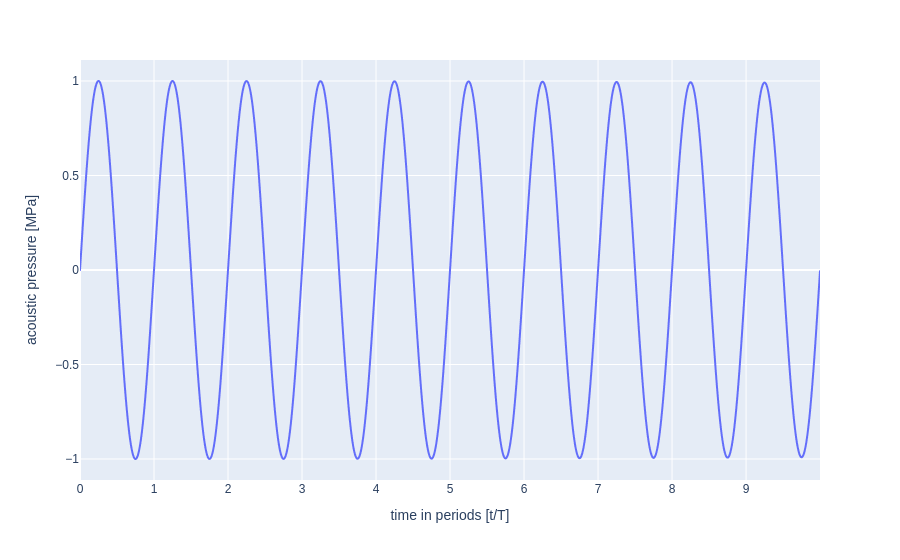

The notebook cell saved with this chart:
### Code cell
fig = px.line(
    x=BD_obj.time / period, y=BD_obj.npac_wave * BD_obj.medium_parameters["p0"] / 1e6
)
fig.update_layout(
    font_family="Arial",
    xaxis=dict(title="time in periods [t/T]"),
    yaxis=dict(title="acoustic pressure [MPa]"),
)
fig.show()
# pio.write_image(fig, "test.pdf", width=1.5*300, height=0.75*300)

### Figure 1 — Plotly figure (JSON) as saved in the notebook; plotly's stock layout.template omitted (floating-point values rounded to 4 significant figures; data arrays with more than 128 entries replaced by an {"elided": "..."} marker saying what was removed)
{"data": [{"hovertemplate": "x=%{x}<br>y=%{y}<extra></extra>", "legendgroup": "", "line": {"color": "#636efa", "dash": "solid"}, "marker": {"symbol": "circle"}, "mode": "lines", "name": "", "showlegend": false, "type": "scattergl", "x": {"elided": "10000 float values"}, "xaxis": "x", "y": {"elided": "10000 float values"}, "yaxis": "y"}], "layout": {"font": {"family": "Arial"}, "legend": {"tracegroupgap": 0}, "margin": {"t": 60}, "xaxis": {"anchor": "y", "domain": [0, 1], "title": {"text": "time in periods [t/T]"}}, "yaxis": {"anchor": "x", "domain": [0, 1], "title": {"text": "acoustic pressure [MPa]"}}}}
